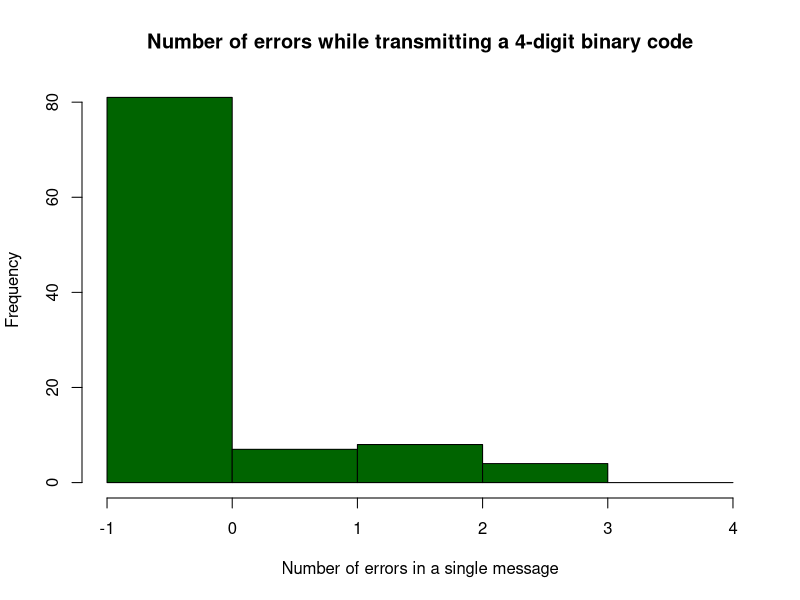
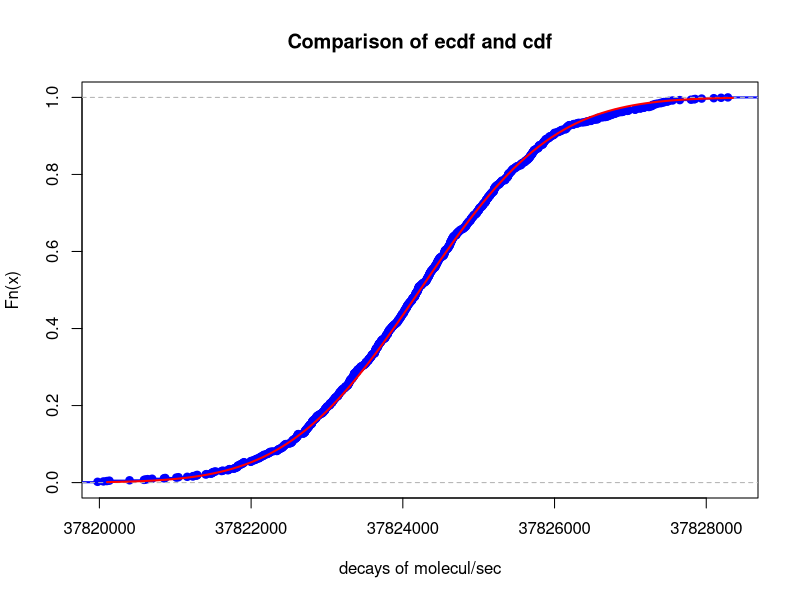
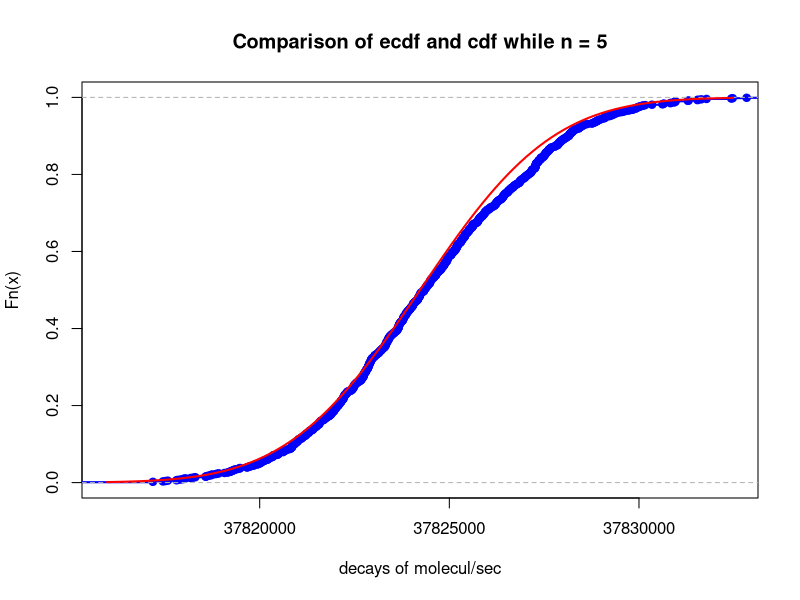
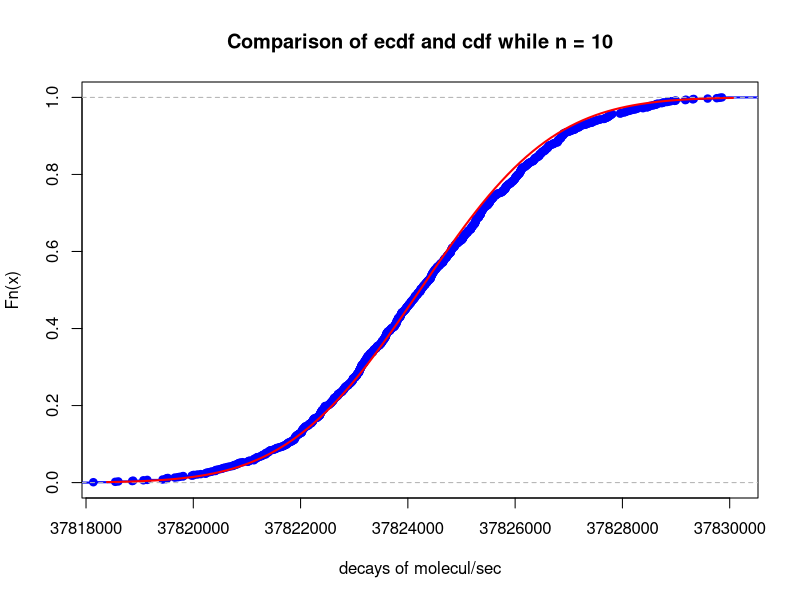
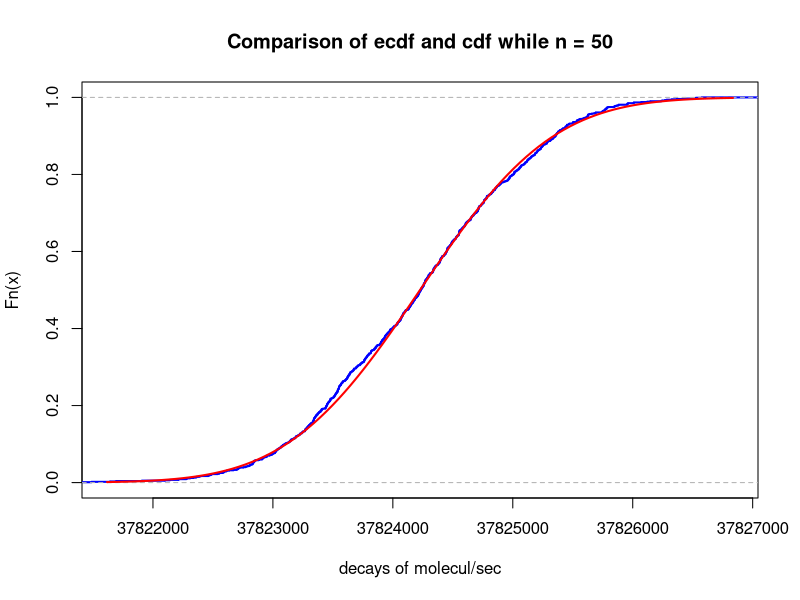
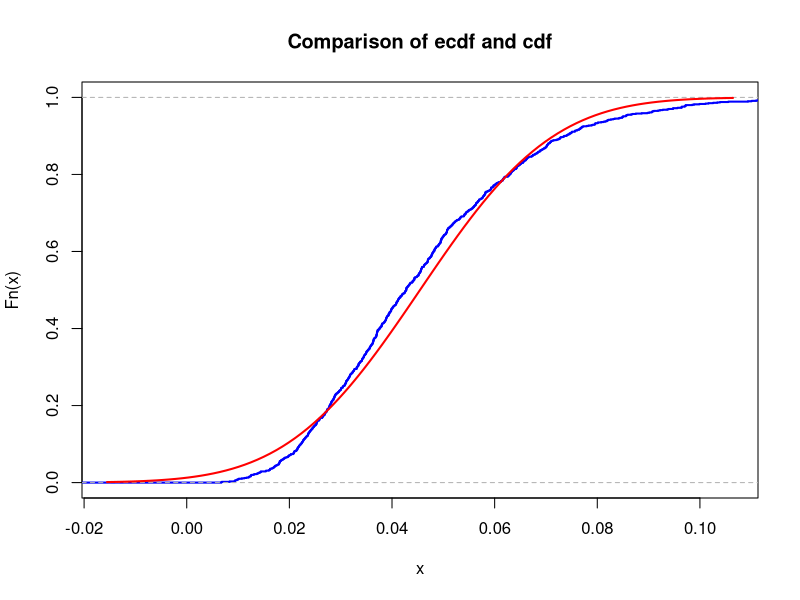

Generate these figures, in order, with R:
## ---- chunk 1
# your team id number 
                          ###
id <- 12                  ### Change to the correct id!
                          ###
set.seed(id)
p <- id/100
experiments = 100
# matrices G and H
G <- matrix(c(1, 1, 1, 0, 0, 0, 0,
		1, 0, 0, 1, 1, 0, 0,
		0, 1, 0, 1, 0, 1, 0,
		1, 1, 0, 1, 0, 0, 1), nrow = 4, byrow = TRUE)
H <- t(matrix(c(1, 0, 1, 0, 1, 0, 1,
		0, 1, 1, 0, 0, 1, 1,
		0, 0, 0, 1, 1, 1, 1), nrow = 3, byrow = TRUE))
#cat("The matrix G is: \n") 
#G  
#cat("The matrix H is: \n") 
#H
#cat("The product GH must be zero: \n")
#(G%*%H) %%2
## ---- chunk 2
# generate N messages
# c(0,1) is a vector -- we have a choice of 0 or 1
# with sample we choose either 0 or 1 4 times for each message, n messages
# replace = TRUE allows to have repeated 0's and 1's, otherwise we would have a matrix of only size 2 
message_generator <- function(N) {
  matrix(sample(c(0,1), 4*N, replace = TRUE), nrow = N)
}  
messages <- message_generator(experiments)
# multiply messages matrix with G matrix and take mod 2 (because there may be values greater than 1)
codewords <- (messages %*% G) %% 2
## ---- chunk 3
# errors is the matrix with 0's and 1's, where
# 0 means that no error occurred in this bit;
# 1 means that there was an error
error_generator <- function(N) {
  matrix(sample(c(0,1), 7*N, replace = TRUE, prob = c((1 - p), p)), nrow = N)
  # probability of no error is 1 - p; probability of an error is p
}
errors <- error_generator(experiments)
# generate error matrix (the size is the same as of the messages matrix)
# make xor of messages and errors -> if there is an error in a bit (value 1), its value from messages matrix changes in the received matrix
# otherwise the bit remains the same
# multiply matrix to 1 to change boolean values to 0's and 1's
received <- xor(codewords, errors) * 1
## ---- chunk 4
# syndrome vector identifies the bits where the error may have occurred
# if 000 - no error, if other - error at the position that is identified by column of H
syndrome_v <- (received %*% H) %% 2

# find the positions from H matrix of errors
bit_errors <- apply(syndrome_v, 1, function(x) x[1] * 1 + x[2] * 2 + x[3] * 4)

# correct messages by changing the possibly wrong bits at the positions
corrected <- received
for (i in 1:experiments) {
  corrected[i, bit_errors[i]] <- 1 - received[i, bit_errors[i]]
}

# get decoded messages from corrected by excluding parity check bits: take only columns that are not the power of 2
decoded <- corrected[, c(3,5,6,7)]
## ---- chunk 5
# create vector with number of errors in each message -- we will need it in to build histogram in part 3
errors <- vector(mode = "integer", length = experiments)
for (i in 1:experiments) {
  for (j in 1:4) {
    errors[i] <- errors[i] + xor(messages[i, j], decoded[i, j])
  }
}
# get vector with indicators of correct transmission of each message
correct_indicators <- !as.logical(errors) * 1
# count all non-zero values in the vector to find amount of correctly-decoded messages
num_wrong_m <- sum(correct_indicators)

p_hat <- num_wrong_m/experiments
print(p_hat)
## ---- chunk 6
st_dev <- sd(correct_indicators)
# We want to find boundary value that determines the probability of 0.95
# P(X < a) = param
# P(X < a) - P(X < -a) = 0.95 - desirable probability
# P(X < -a) = P(X > a) = (1 - (P(X < a) - P(X < -a))) / 2 = (1 - 0.95) / 2 = 0.05 / 2 = 0.025
# P(X < -a) = P(X > a) because the curve is symmetric
# P (X < a) = 0.95 + P(X < -a) = 0.95 + 0.025 = 0.975
# To find a, we can use function qnorm(area) that will find the boundary value for that area
between_area <- 0.95
left_nonsuitable <- (1 - between_area) / 2
left_area <- between_area + left_nonsuitable
boundary <- qnorm(left_area)

half_length <- boundary * st_dev / sqrt(experiments)
print(half_length)

# second part of task - find minimum experiments to obtain half_length = 0.03
given_half_length <- 0.03
min_experiments = ceiling((boundary * st_dev / given_half_length) ** 2)
print(min_experiments)
## ---- chunk 7
error_nums <- vector(mode = "integer", length = 5)
for (i in 1:5) {
  error_nums[i] = sum(errors == (i-1))
}
histogramm <- hist(errors,
main="Number of errors while transmitting a 4-digit binary code",
xlab="Number of errors in a single message",
col="dark green",
xlim=c(-1,4),
breaks = -1:4)
## ---- chunk 8
set.seed(12)
lambda <- log(2) / (30.1 * 365 * 24 * 3600)
N <- 12 * 6  * 10^17 / 139
mu <- N * lambda
K <- 1e3
n <- 20
sample_means <- colMeans(matrix(rpois(n*K, lambda = mu), nrow=n))
sample_summ <- sample_means * n
## ---- chunk 9
mu <- mu
sigma <- sqrt(mu/n)
## ---- chunk 10
xlims <- c(mu - 3*sigma, mu + 3*sigma)
Fs <- ecdf(sample_means)
plot(Fs, 
     xlim = xlims, 
     ylim = c(0,1),
     col = "blue",
     xlab = "decays of molecul/sec",
     lwd = 2,
     main = "Comparison of ecdf and cdf")
curve(pnorm(x, mean = mu, sd = sigma), col = "red", lwd = 2, add = TRUE)
## ---- chunk 11
t <- seq(min(sample_means), max(sample_means), by=1)
max(abs(Fs(t) - pnorm(t, mu, sigma)))
## ---- chunk 12
draw <- function() {
  for (n in c(5, 10, 50)){
    set.seed(12)
    sample_means <- colMeans(matrix(rpois(n*K, lambda = mu), nrow=n))
    sigma <- sqrt(mu/n)
    
    xlims <- c(mu - 3*sigma, mu + 3*sigma)
    Fs <- ecdf(sample_means)
    plot(Fs, 
         xlim = xlims, 
         ylim = c(0,1),
         col = "blue",
         xlab = "decays of molecul/sec",
         lwd = 2,
         main = paste("Comparison of ecdf and cdf while n =", n))
    curve(pnorm(x, mean = mu, sd = sigma), col = "red", lwd = 2, add = TRUE)
  }
}
## ---- chunk 13
draw()
## ---- chunk 14
n <- 5
counter <- 0
sample_means <- colMeans(matrix(rpois(n*K, lambda = mu), nrow=n))
sample_summ <- sample_means * n

for (summ in sample_summ) {
  if (summ < 8 * 10^8) {
    counter = counter + 1
  }
}

counter
counter / length(sample_means)
## ---- chunk 15
success <- 0
n <- 1

while (success / length(sample_summ) >= 0.95 | n == 1) {
  sample_means <- colMeans(matrix(rpois(n*K, lambda = mu), nrow=n))
  sample_summ <- sample_means * n
  success = 0
  
  for (summ in sample_summ) {
    if (summ < 8 * 10^8) {
      success = success + 1
    }
  }
  n = n + 1
}

n = n - 2
n
## ---- chunk 16
x <- qnorm(0.95)
x
## ---- chunk 17
# P(Sn <= 8*10^8)
n <- 21
# Markov
max(1 - mu*n/(8*10^8), 0)

# CLT
pnorm((8*10^8 - n*mu) / (sqrt(mu*n)))

# Chernoff
exp(-8*10^8) * exp(mu*n*(exp(1)-1))
## ---- chunk 18
set.seed(12)
nu1 <- 1/22  # change this! changed to id num + 10
K <- 1e3   # number of experiments
n <- 5     # sample size
# n - number of observations
# rate - rate of vectors = lambda
sample_means <- colMeans(matrix(rexp(n*K, rate = 1/nu1), nrow=n))

# if we increase our sample size n, the mean of sample_means would be closer to the actual mean of exponential distrinution
mean(sample_means)
## ---- chunk 19
mu <- nu1
sigma <- sqrt(nu1**2/n)
## ---- chunk 20
xlims <- c(mu-3*sigma,mu+3*sigma)
Fs <- ecdf(sample_means)
plot(Fs, 
     xlim = xlims,
     col = "blue",
     lwd = 2,
     main = "Comparison of ecdf and cdf")
curve(pnorm(x, mean = mu, sd = sigma), col = "red", lwd = 2, add = TRUE)

# calculate max diff between two cdf's
t <- seq(min(sample_means), max(sample_means), by=1)
diff <- max(abs(Fs(t) - pnorm(t, mu, sigma)))
diff
## ---- chunk 21
# this value was obtained after applying Markov and Chebyshev inequalities
N = 2

# realization of x1, x2, ..., x100
# rexp(100, rate = (1/nu1) * N) # <- each value represents time in minutes between two ticks
# matrix(rexp(100*K, rate = 22 * N), nrow=100) <- here we get matrix with K cols and 100 rows. K - number of experiments

# here we get mean values of each of K experiments, until 100th klick.
sample_means2 = colMeans(matrix(rexp(100*K, rate = (1/nu1) * N), nrow=100))

# estimate the probability that the location is identified as safe
safe = 0
for (mean_time in sample_means2){
  if (mean_time * 60 >= 0.6){
    safe = safe + 1
  }
}
safe / 1000
